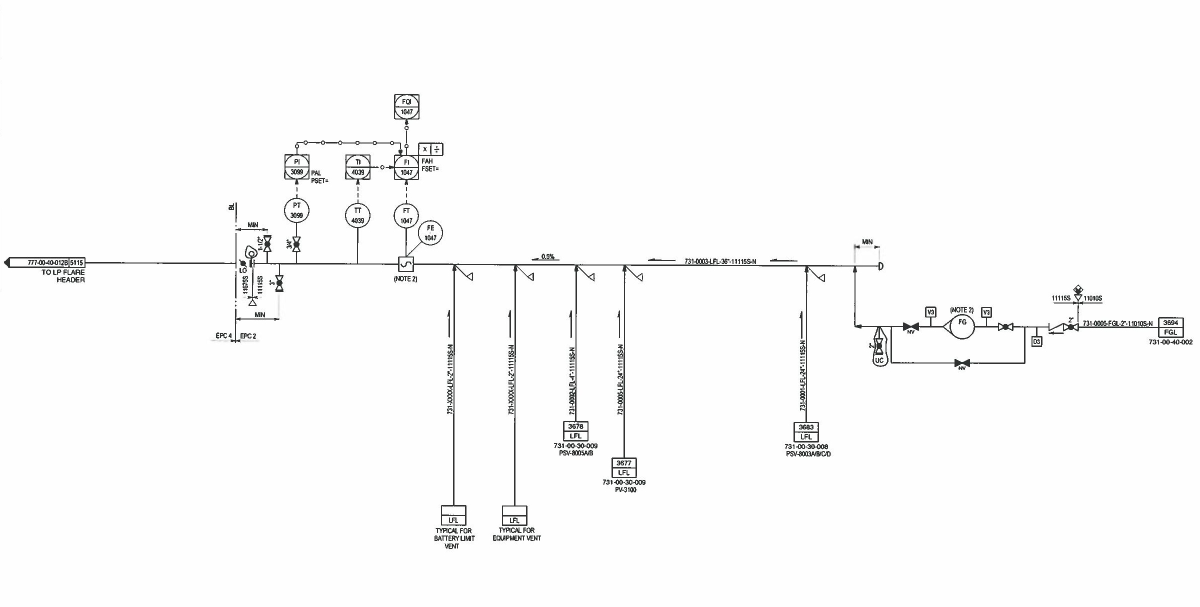
#> input picture input.jpg, 2400 x 1214 px (shown at 1/2 size)
$ python remove_lines.py
#> lines starting #> are read from the running program, lines starting #| are printed output that depends on the picture; after the words box and inside, x2 and y2 are one past the last pixel; in counts of white or black regions, pixels touching at a corner belong together
import cv2
import numpy as np

def remove_lines(input_path, output_path):
#> called with input_path = 'input.jpg', output_path = 'output.jpg'
    img = cv2.imread(input_path)
#> img is the input picture: shape (1214, 2400, 3); mean B, G, R 250.3, 250.3, 250.3
    gray = cv2.cvtColor(img, cv2.COLOR_BGR2GRAY)

    # Adaptive thresholding
    thresh = cv2.adaptiveThreshold(gray, 255, cv2.ADAPTIVE_THRESH_GAUSSIAN_C,
                                    cv2.THRESH_BINARY_INV, 11, 3)
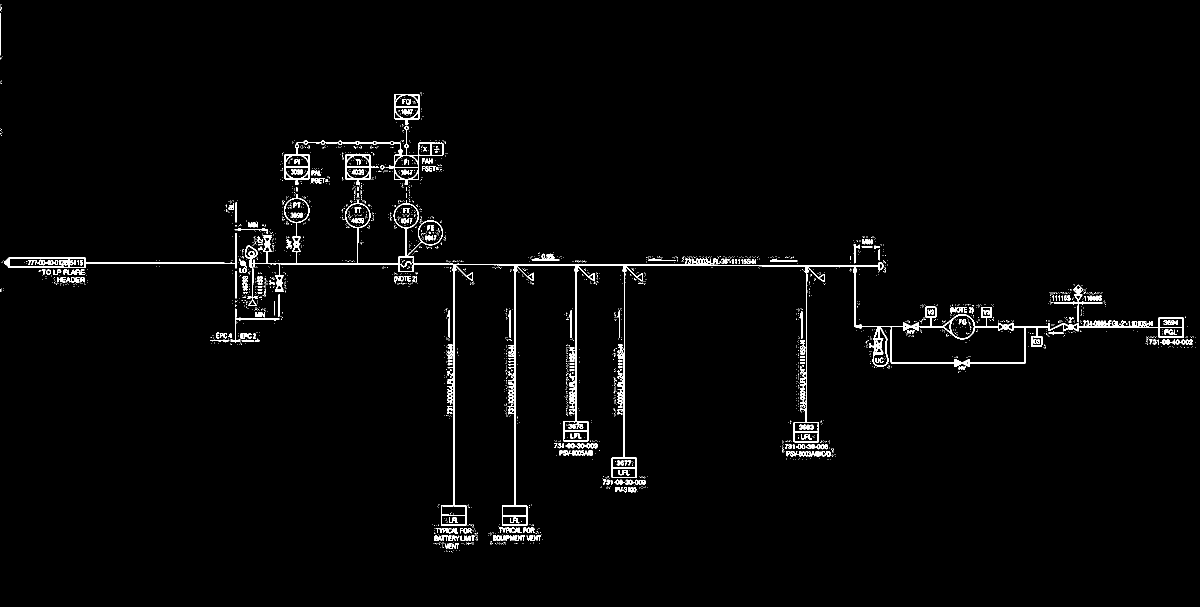
#> thresh: shape (1214, 2400) (shown at 1/2 size); 1.9% white in thin lines or dots

    # Morphological closing to group symbols
    kernel = np.ones((1,1), np.uint8)
    closed = cv2.morphologyEx(thresh, cv2.MORPH_CLOSE, kernel, iterations=2)

    # Detect symbols (closed contours with low aspect ratio)
    symbol_mask = np.zeros_like(gray)
    contours, hierarchy = cv2.findContours(closed, cv2.RETR_TREE, cv2.CHAIN_APPROX_SIMPLE)
#> contours = 3180 contours, 2848 with area under 20; largest, box (x1, y1, x2, y2) and area: (507, 388, 2368, 1052) 54436, (1783, 653, 2049, 726) 17410, (771, 285, 887, 370) 3905, (8, 466, 473, 537) 3888, (568, 281, 802, 369) 3028
    for i, cnt in enumerate(contours):
        if hierarchy[0][i][3] != -1:  # Check if contour is inside another (symbols with text)
            continue
        x, y, w, h = cv2.boundingRect(cnt)
        aspect_ratio = max(w, h) / (min(w, h) + 1e-5)
        area = cv2.contourArea(cnt)
        if aspect_ratio < 10 and area > 300:
            cv2.drawContours(symbol_mask, [cnt], -1, 255, -1)
#> this loop made 3180 passes
#> (x, y, w, h, aspect_ratio, area) on passes 28, 253, 311: (889, 1087, 29, 11, 2.64, 140), (1594, 902, 68, 11, 6.18, 395.5), (1131, 886, 64, 11, 5.82, 364.5)
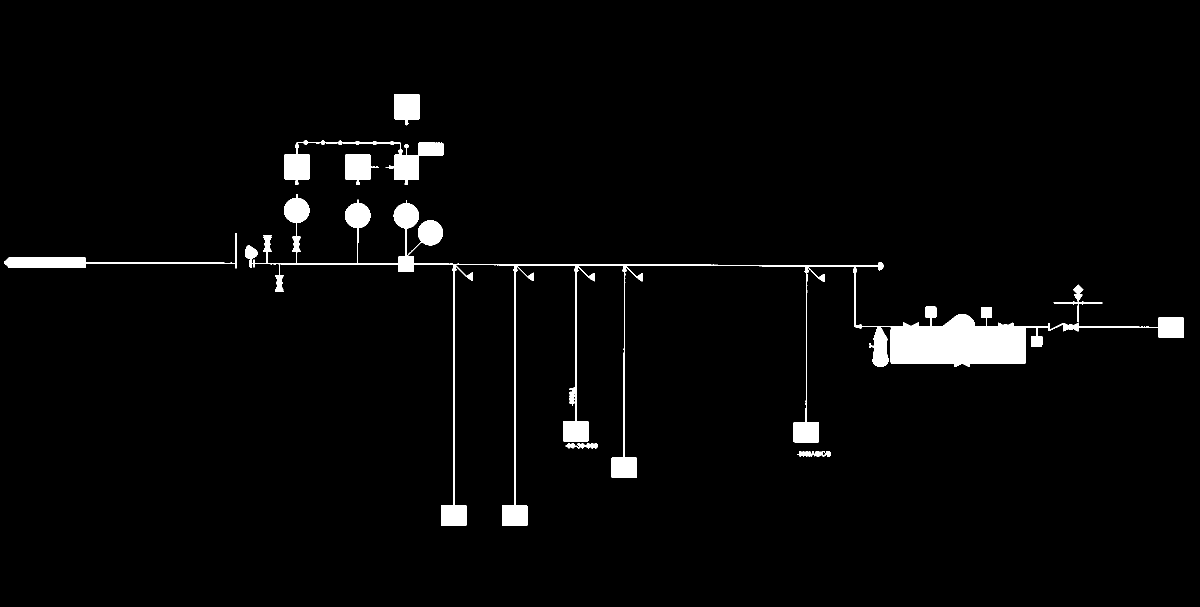
#> symbol_mask: shape (1214, 2400) (shown at 1/2 size); 2.7% white; 10 white regions, largest, box (x1, y1, x2, y2) and area: (507, 388, 2368, 1052) 60240, (8, 466, 473, 537) 4431, (771, 285, 887, 370) 4134

    # Detect lines
    line_mask = np.zeros_like(gray)
    lines = cv2.HoughLinesP(thresh, rho=1, theta=np.pi/180, threshold=50,
                            minLineLength=50, maxLineGap=3)
#> lines = 90 rows, first 6: [821, 528, 1148, 528], [499, 527, 802, 527], [989, 530, 1668, 530], [499, 526, 693, 526], [1030, 1012, 1030, 529], [826, 529, 1434, 529]
    if lines is not None:
        for line in lines:
            x1, y1, x2, y2 = line[0]
            cv2.line(line_mask, (x1, y1), (x2, y2), 255, 3)
#> this loop made 90 passes
#> (x1, y1, x2, y2) on passes 1 to 12: (821, 528, 1148, 528), (499, 527, 802, 527), (989, 530, 1668, 530), (499, 526, 693, 526), (1030, 1012, 1030, 529), (826, 529, 1434, 529), (169, 525, 448, 525), (1262, 531, 1759, 531), (1029, 1012, 1029, 531), (2155, 653, 2297, 653), (908, 1012, 908, 530), (907, 1012, 907, 530)
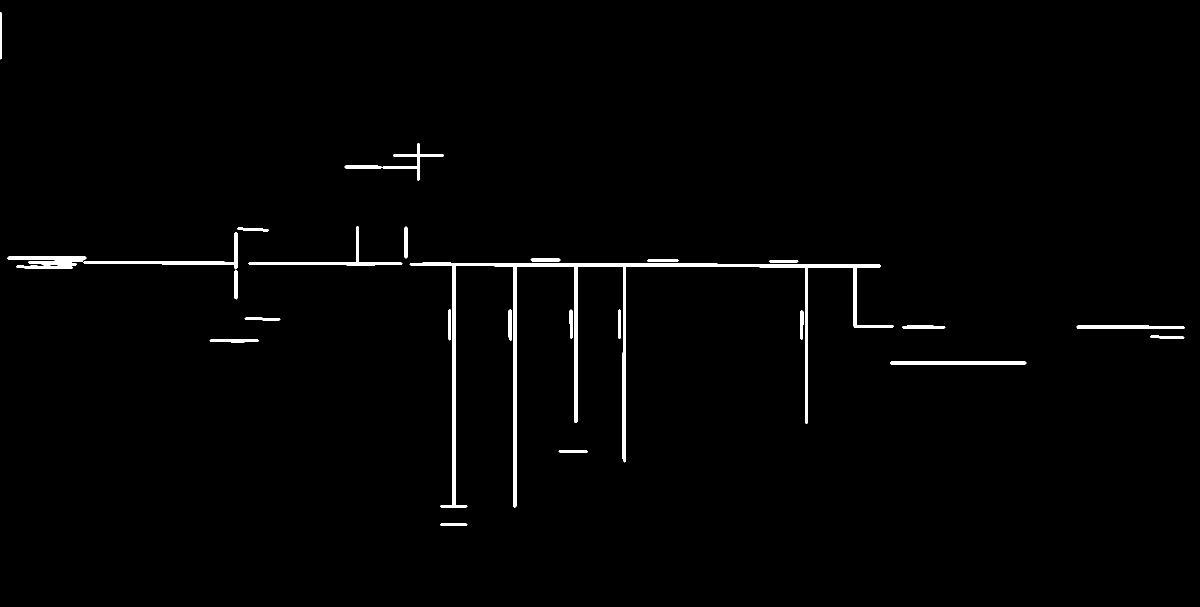
#> line_mask: shape (1214, 2400) (shown at 1/2 size); 1.3% white; 27 white regions, largest, box (x1, y1, x2, y2) and area: (819, 525, 1788, 1015) 20482, (167, 464, 475, 539) 2240, (497, 452, 805, 531) 2214

    # Detect curved lines (excluding symbols)
    contours, _ = cv2.findContours(thresh, cv2.RETR_LIST, cv2.CHAIN_APPROX_SIMPLE)
    for cnt in contours:
        x, y, w, h = cv2.boundingRect(cnt)
        aspect_ratio = max(w, h) / (min(w, h) + 1e-5)
        area = cv2.contourArea(cnt)
        if aspect_ratio > 25 and 100 < area < 5000:
            cv2.drawContours(line_mask, [cnt], -1, 255, 2)
#> this loop made 3180 passes
#> cnt on passes 9 to 11: [[886, 1095], [887, 1095]], [[880, 1094]], [[885, 1093], [884, 1094]]

    # Exclude symbol regions from line mask
    line_mask = cv2.bitwise_and(line_mask, cv2.bitwise_not(symbol_mask))
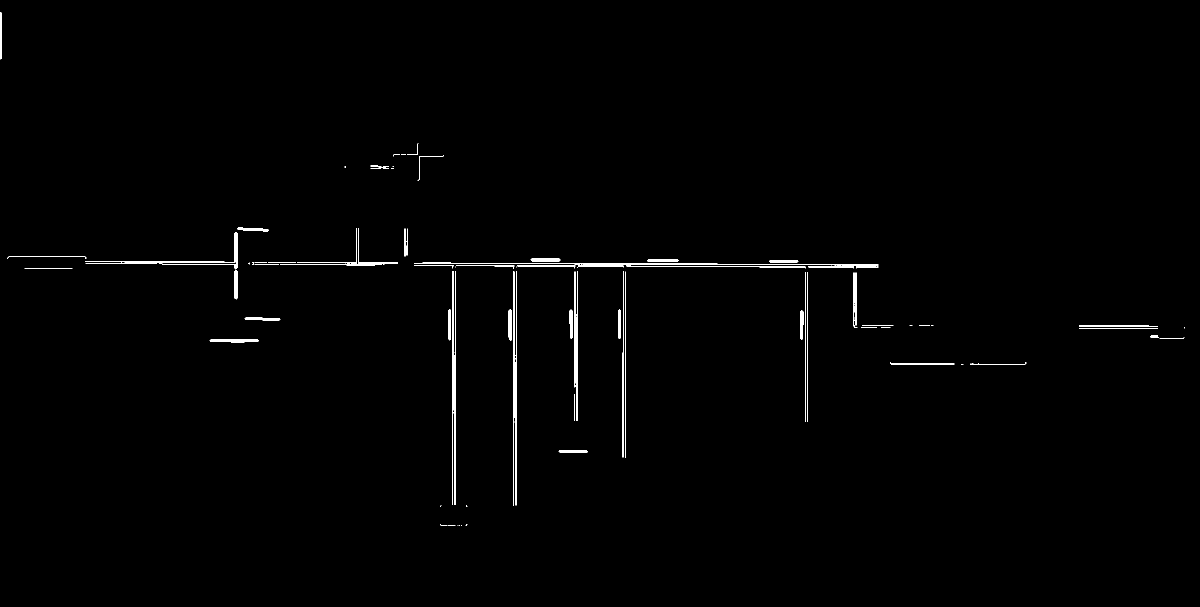
#> line_mask: shape (1214, 2400) (shown at 1/2 size); 0.74% white in thin lines or dots, all inside (x1, y1, x2, y2) = (0, 24, 2370, 1052)

    # Dilate and inpaint
    line_mask = cv2.dilate(line_mask, np.ones((3,3), np.uint8), iterations=2)
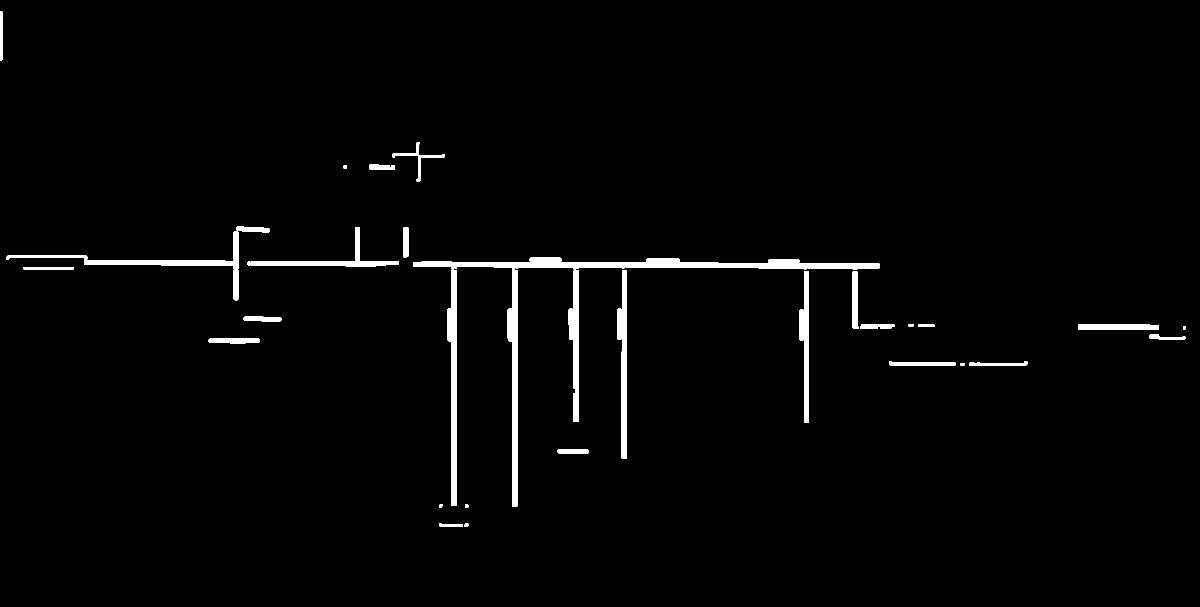
#> line_mask: shape (1214, 2400) (shown at 1/2 size); 1.9% white; 31 white regions, largest, box (x1, y1, x2, y2) and area: (826, 515, 1759, 1013) 17417, (12, 453, 540, 601) 6019, (895, 540, 914, 1012) 5613
    result = cv2.inpaint(img, line_mask, inpaintRadius=3, flags=cv2.INPAINT_TELEA)
    cv2.imwrite(output_path, result)

remove_lines("input.jpg", "output.jpg")
